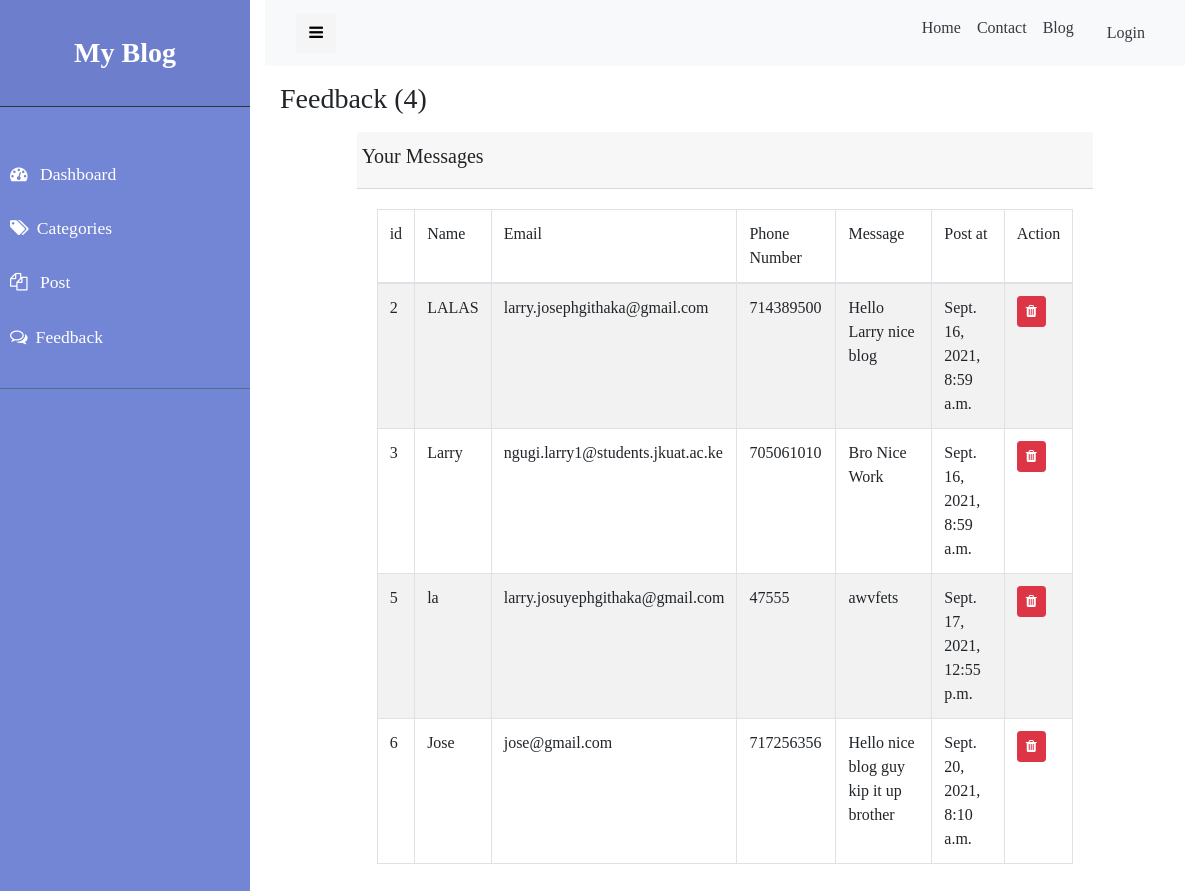
Page /staff/feedback on the earlier database version.
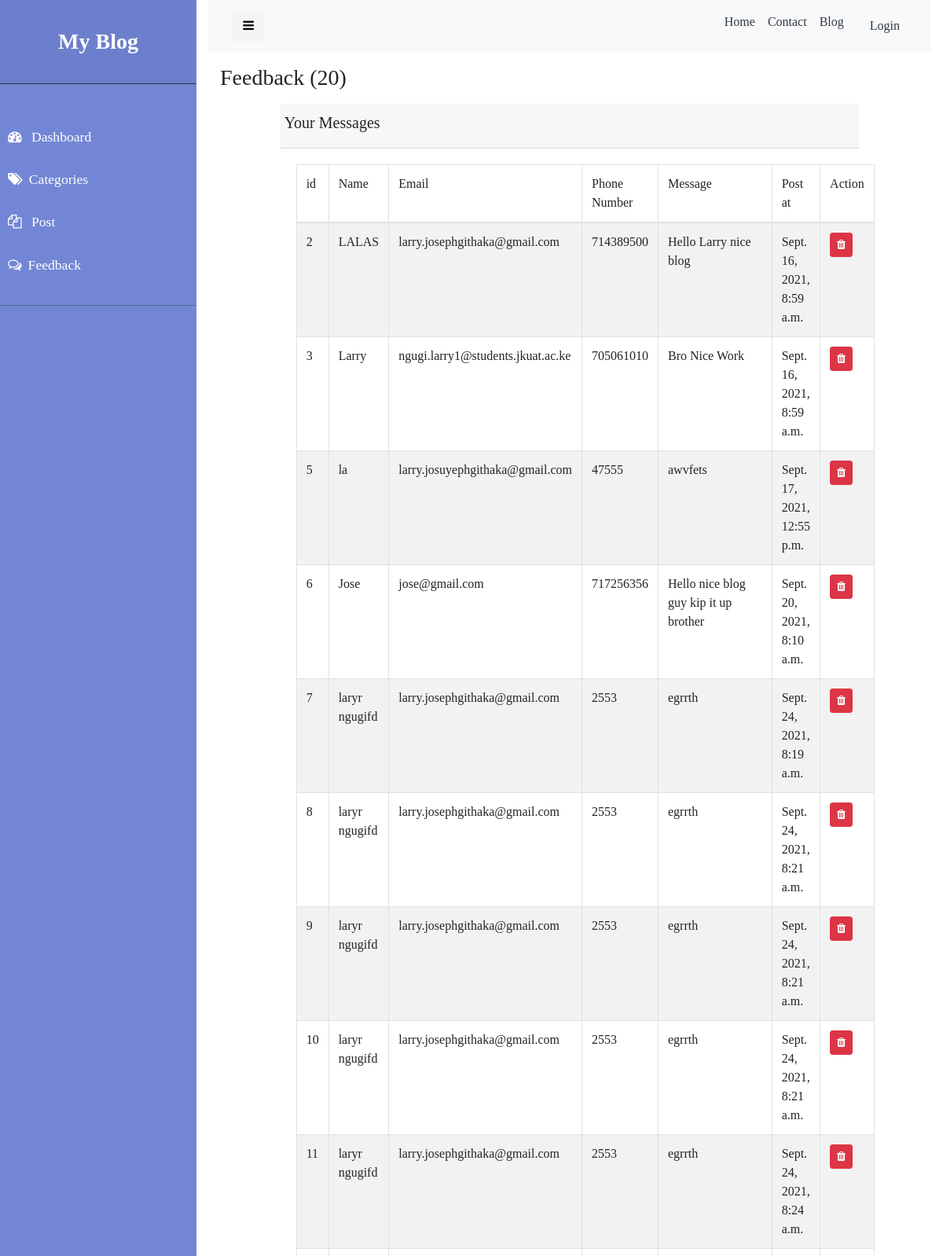
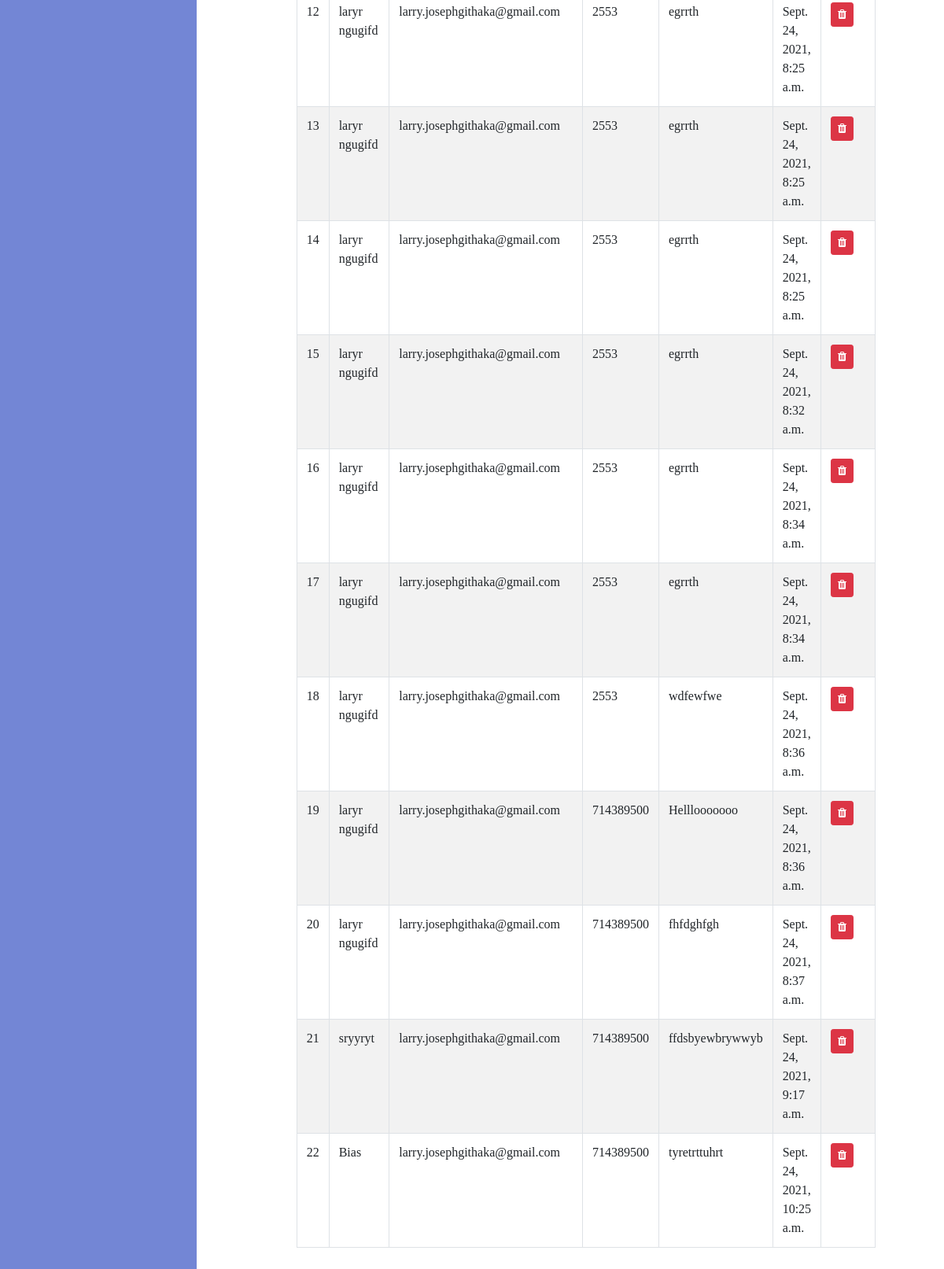
Same page on the later database version (2 pictures, top to bottom).
### blog/models.py (models this page shows, shortened)
class Feedback (models.Model):
    message = models.TextField()
    name = models.CharField(max_length=50,blank=True,null=True)
    email = models.EmailField(max_length=100,blank=True,null=True)
    phone_number = models.IntegerField(blank=True,null=True)
    created_at = models.DateTimeField(auto_now_add=True)
    updated_at = models.DateTimeField(auto_now=True)
    class Meta:
        verbose_name_plural = 'Feedback'

### blog/views.py (the view)
# urls.py: path('feedback', views.showFeedback, name='feedback'),
def showFeedback(request):
    context = {}
    context['feedback_list'] = Feedback.objects.all()
    return render(request, 'blog/admin/feedback.html', context)

### blog/templates/blog/admin/feedback.html (shortened to what this page needs)
{% extends 'blog/admin/layouts/admin-base.html' %}
{% load static %}
{% block 'content' %}
<div class="container-fluid">
    <h3 class="my-3 "> Feedback ({{feedback_list|length}}) </h3>
    <div class="row justify-content-center">
        <div class="col-lg-10">
            <div class="card-header">
                <div class="row">
                    <h5>Your Messages</h5>
                </div>
            </div>
            <div class="card-body">
                <table class="table table-striped table-bordered">
                    <thead>
                        <tr>
                            <td>id</td>
                            <td>Name</td>
                            <td>Email</td>
                            <td>Phone Number</td>
                            <td>Message</td>
                            <td>Post at</td>
                            <td>Action</td>
                        </tr>
                    </thead>
                    <tbody>
                        {% for feedback in feedback_list %}
                        <tr>
                            <td>{{feedback.id}}</td>
                            <td>{{feedback.name}}</td>
                            <td>{{feedback.email}}</td>
                            <td>{{feedback.phone_number}}</td>
                            <td>{{feedback.message}}</td>
                            <td>{{feedback.created_at}}</td>
                            <td>
                                <a href=" {% url 'delete_feedback' feedback.id %} " class="btn btn-danger btn-sm">
                                    <i class="fa fa-trash"></i>
                                </a>
                            </td>
                        </tr>
                        {% endfor %}
                    </tbody>
                </table>
            </div>
        </div>
    </div>
</div>
{% endblock %}

### blog/templates/blog/admin/layouts/admin-base.html (shortened to what this page needs)
{% load static %}
<!DOCTYPE html>
<html lang="en">
<head>
  <link rel="stylesheet" href="https://stackpath.bootstrapcdn.com/bootstrap/4.1.3/css/bootstrap.min.css"
>
  <link rel="stylesheet" href="https://stackpath.bootstrapcdn.com/bootstrap/4.4.1/css/bootstrap.min.css">
  <link rel="stylesheet" href="https://use.fontawesome.com/releases/v5.1.0/css/all.css"
>
  <link rel="stylesheet" href="https://cdnjs.cloudflare.com/ajax/libs/font-awesome/4.7.0/css/font-awesome.min.css">
  <link rel="stylesheet" href="{% static 'css/adminstyle.css' %}">
</head>
<body>
  <div class="wrapper">
    {% include 'blog/admin/layouts/admin-sidebar.html' %}
    <div id="content" class="container-fluid">
      {% include 'blog/admin/layouts/admin-nav.html' %}
      {% block 'content' %}{% endblock 'content' %}
    </div>
  </div>
</body>
</html>

### blog/templates/blog/admin/layouts/admin-sidebar.html
<nav id="sidebar">
    <div class="sidebar-header">
        <h3 class="text-center my-3 font-weight-bold">My Blog </h3>
    </div>
    <hr class=" mt-0 bg-dark">
    <ul class="list-unstyled components">
        <li class="my-2 " >
            <a href="{% url 'staff' %} " ><i class="fa fa-tachometer mr-2 " aria-hidden="true"></i> Dashboard</a>
        </li>
        <li class="my-2 ">
            <a href=" {% url 'categories' %} ">
                <i class="fa fa-tags mr-2 " aria-hidden="true"></i>Categories</a>
        </li>
        <li class="my-2 ">
            <a href="{% url 'posts' %}">
                <i class="fa fa-files-o mr-2 " aria-hidden="true"></i>
                Post</a>
        </li>
        <li class="my-2 ">
            <a href="{% url 'feedback' %}">
                <i class="fa fa-comments-o mr-2 " aria-hidden="true"></i>Feedback</a>
        </li>
    </ul>
</nav>

### blog/templates/blog/admin/layouts/admin-nav.html (shortened to what this page needs)
<nav class="navbar navbar-expand-lg navbar-light bg-light">
    <div class="container-fluid">
        <button type="button" id="sidebarCollapse" class="btn btn-black ">
            <i class="fa fa-bars" aria-hidden="true"></i>
        </button>
      <div class="collapse navbar-collapse" id="navbarNav">
        <ul class="navbar-nav ml-auto">
          <li class="nav-item active">
            <a class="nav-link text-dark " href="{% url 'home' %}">Home <span class="sr-only">(current)</span></a>
          </li>
          <li class="nav-item">
            <a class="nav-link text-dark" href="{% url 'contact' %}">Contact</a>
          </li>
          <li class="nav-item">
            <a class="nav-link text-dark" href="{% url 'blog' %}">Blog</a>
          </li>
          <li class="nav-item">
            <a class="nav-link text-dark btn btn-light text-dark py-2 m-1 ml-3  mr-auto " href="#">Login</a>
          </li>
        </ul>
      </div>
    </div>
</nav>

### blog/static/css/adminstyle.css (style rules this page uses)
.wrapper { display: flex; width: 100%; font-family:Cambria, Cochin, Georgia, Times, 'Times New Roman', serif; }
#sidebar { min-width: 250px; max-width: 250px; min-height: 100vh; background: #7386D5; color: #fff; transition: all 0.3s; }
#sidebarCollapse { width: 40px; height: 40px; background: #f5f5f5; border: none; border-color: black; color: black; }
#sidebar .sidebar-header { padding: 20px; background: #6d7fcc; font-family: Georgia, 'Times New Roman', Times, serif; }
#sidebar ul.components { padding: 20px 0; border-bottom: 1px solid #47748b; }
#sidebar ul li a { padding: 10px; font-size: 1.1em; display: block; }
a, a:hover, a:focus { color: inherit; text-decoration: none; transition: all 0.3s; }

Differences in the rows shown:
added Feedback: id "7", name "laryr ngugifd", email "larry.josephgithaka@gmail.com", phone_number "2553", message "egrrth", created_at "Sept. 24, 2021, 8:19 a.m."
added Feedback: id "8", name "laryr ngugifd", email "larry.josephgithaka@gmail.com", phone_number "2553", message "egrrth", created_at "Sept. 24, 2021, 8:21 a.m."
added Feedback: id "9", name "laryr ngugifd", email "larry.josephgithaka@gmail.com", phone_number "2553", message "egrrth", created_at "Sept. 24, 2021, 8:21 a.m."
added Feedback: id "10", name "laryr ngugifd", email "larry.josephgithaka@gmail.com", phone_number "2553", message "egrrth", created_at "Sept. 24, 2021, 8:21 a.m."
added Feedback: id "11", name "laryr ngugifd", email "larry.josephgithaka@gmail.com", phone_number "2553", message "egrrth", created_at "Sept. 24, 2021, 8:24 a.m."
added Feedback: id "12", name "laryr ngugifd", email "larry.josephgithaka@gmail.com", phone_number "2553", message "egrrth", created_at "Sept. 24, 2021, 8:25 a.m."
added Feedback: id "13", name "laryr ngugifd", email "larry.josephgithaka@gmail.com", phone_number "2553", message "egrrth", created_at "Sept. 24, 2021, 8:25 a.m."
added Feedback: id "14", name "laryr ngugifd", email "larry.josephgithaka@gmail.com", phone_number "2553", message "egrrth", created_at "Sept. 24, 2021, 8:25 a.m."
added Feedback: id "15", name "laryr ngugifd", email "larry.josephgithaka@gmail.com", phone_number "2553", message "egrrth", created_at "Sept. 24, 2021, 8:32 a.m."
added Feedback: id "16", name "laryr ngugifd", email "larry.josephgithaka@gmail.com", phone_number "2553", message "egrrth", created_at "Sept. 24, 2021, 8:34 a.m."
added Feedback: id "17", name "laryr ngugifd", email "larry.josephgithaka@gmail.com", phone_number "2553", message "egrrth", created_at "Sept. 24, 2021, 8:34 a.m."
added Feedback: id "18", name "laryr ngugifd", email "larry.josephgithaka@gmail.com", phone_number "2553", message "wdfewfwe", created_at "Sept. 24, 2021, 8:36 a.m."
added Feedback: id "19", name "laryr ngugifd", email "larry.josephgithaka@gmail.com", phone_number "714389500", message "Helllooooooo", created_at "Sept. 24, 2021, 8:36 a.m."
added Feedback: id "20", name "laryr ngugifd", email "larry.josephgithaka@gmail.com", phone_number "714389500", message "fhfdghfgh", created_at "Sept. 24, 2021, 8:37 a.m."
added Feedback: id "21", name "sryyryt", email "larry.josephgithaka@gmail.com", phone_number "714389500", message "ffdsbyewbrywwyb", created_at "Sept. 24, 2021, 9:17 a.m."
added Feedback: id "22", name "Bias", email "larry.josephgithaka@gmail.com", phone_number "714389500", message "tyretrttuhrt", created_at "Sept. 24, 2021, 10:25 a.m."
Other differences:
{{ feedback_list|length }}: "4" → "20"
